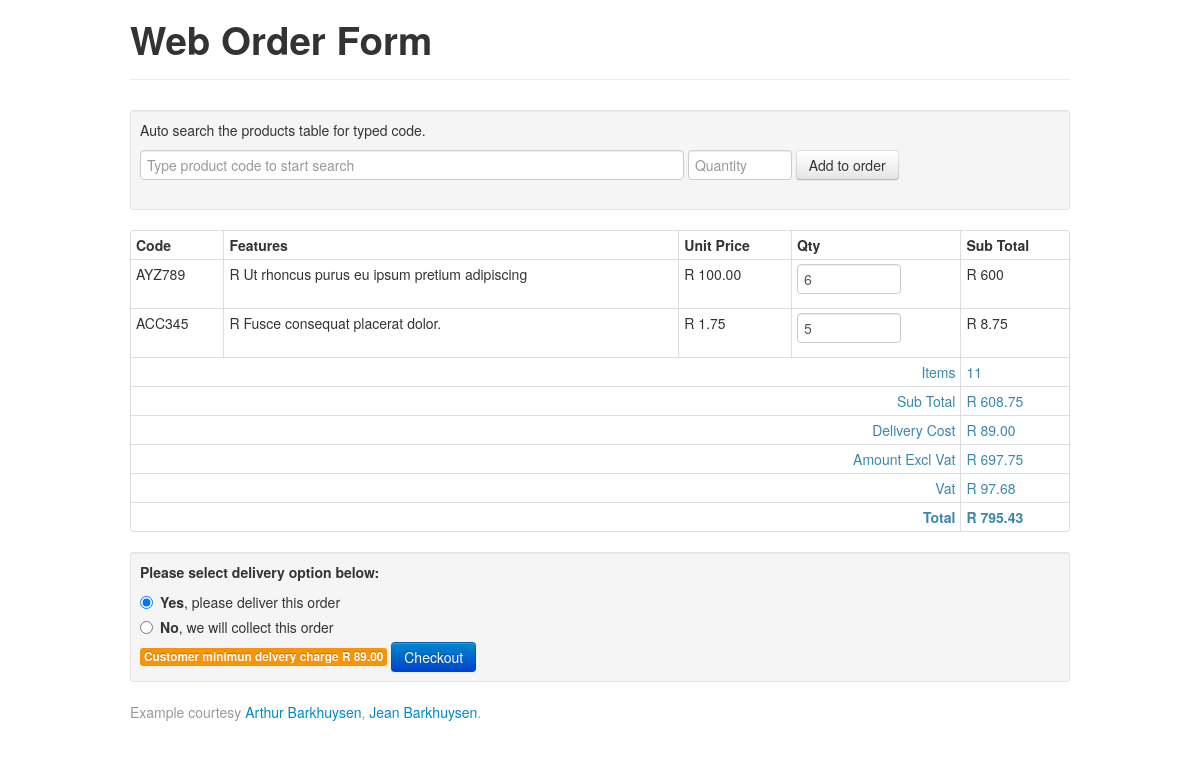
The page / on the database its author committed.
### tables this page shows
CREATE TABLE IF NOT EXISTS `order_items` (
  `id` int(11) NOT NULL AUTO_INCREMENT,
  `order_id` int(11) NOT NULL,
  `product_id` int(11) NOT NULL,
  `price` decimal(10,2) NOT NULL,
  `qty` bigint(20) NOT NULL,
  PRIMARY KEY (`id`)
);

CREATE TABLE IF NOT EXISTS `products` (
  `id` int(11) NOT NULL AUTO_INCREMENT,
  `code` varchar(6) NOT NULL,
  `features` varchar(2555) NOT NULL,
  `price` decimal(10,2) NOT NULL,
  PRIMARY KEY (`id`)
);

### lib/sql.php (called while the page is built, shortened)
<?php
class SQL_Connection {
	function getOrderItems() {
		return $this->querySql('
			SELECT *
			FROM orderdemo.order_items oi
			LEFT JOIN orderdemo.products it
			ON oi.product_id = it.id',
			'select');
	}
	function querySql($query, $type) {
		switch ($type) {
			case 'select':
				$result = mysql_query($query);
				$resultArr = array();
				while ($row = mysql_fetch_assoc($result)) {
					$resultArr[] = $row;
				}
				return $resultArr;
				break;
		}
	}
}
?>

### index.php (the view, shortened to what this page needs)
<?php
include "lib/sql.php";
?>
<!DOCTYPE html>
<html lang="en">
<head>
	<link href="css/bootstrap/css/bootstrap-responsive.css" rel="stylesheet">
	<link href="css/bootstrap/css/bootstrap.css" rel="stylesheet">
	<link href="css/app.css" rel="stylesheet">
</head>
<?php
$sqlConnector = new SQL_Connection();
$orderItems = $sqlConnector->getOrderItems();
?>
<body>
	<div class="container">
		<div class="page-header">
			<h1>Web Order Form</h1>
		</div>
		<div class="well well-small wellblack">
			<p>Auto search the products table for typed code.</p>
			<form class="form-inline" name="updateOrderItem" action="">
				<input id="codeSearch" name="code" type="text" class="input-xxlarge" placeholder="Type product code to start search" autocomplete="off">
				<input name="qty" id="qty" type="text" class="input-small" placeholder="Quantity">
				<input type="submit" class="btn" id="submitOrderItemForm" value="Add to order">
			</form>
		</div>
		<div id="div1">
			<div id="orderItemsList">
				<?php echo "<form class='item-order-form' data-orderid='".$orderItems[0]['order_id']."'>" ?>
				<table class="table table-condensed table-hover table-bordered">
					<thead>
						<tr>
							<th>Code</th>
							<th>Features</th>
							<th>Unit Price</th>
							<th>Qty</th>
							<th>Sub Total</th>
						</tr>
					</thead>
					<tbody>
						<?php
						foreach($orderItems as $orderItem) {
							echo "<tr class='code-item' data-code='".$orderItem['code']."' data-price='".$orderItem['price']."' data-id='".$orderItem['id']."' data-itemid='".$orderItem['id']."'>";
							echo "<td>".$orderItem['code']."</td>";
							echo "<td>R ".$orderItem['features']."</td>";
							echo "<td>R ".$orderItem['price']."</td>";
							echo "<td><input type='text' placeholder='0' value='".$orderItem['qty']."' class='input input-small input-amountitems'></td>";
							echo "<td class='fill-in-subtotal'>R <div class='inblock'>". ($orderItem['price'] * $orderItem['qty']) ."</div></td>";
							echo "</tr>";
						}
						?>
						<tr class="text-info">
							<td colspan="4"><span class="pull-right">Items</span></td>
							<td>
								<div class='fillin-numproducts inblock'>Loading..</div>
							</td>
						</tr>
						<tr class="text-info">
							<td colspan="4"><span class="pull-right">Sub Total</span></td>
							<td>
								<div class='inblock'>R</div>
								<div class='fillin-subtotal inblock'>Loading..</div>
							</td>
						</tr>
						<tr class="text-info">
							<td colspan="4"><span class="pull-right">Delivery Cost</span></td>
							<td>
								<div class='inblock'>R</div>
								<div class='fillin-delivery inblock'>Loading..</div>
							</td>
						</tr>
						<tr class="text-info">
							<td colspan="4"><span class="pull-right">Amount Excl Vat</span></td>
							<td>
								<div class='inblock'>R</div>
								<div class='fillin-amountexvat inblock'>Loading..</div>
							</td>
						</tr>
						<tr class="text-info">
							<td colspan="4"><span class="pull-right">Vat</span></td>
							<td>
								<div class='inblock'>R</div>
								<div class='fillin-vat inblock'>Loading..</div>
							</td>
						</tr>
						<tr class="text-info">
							<td colspan="4"><span class="pull-right"><strong>Total</strong></span></td>
							<td>
								<div class='strong inblock'>R</div>
								<div class='fillin-totalinclvat strong inblock'>Loading..</div>
							</td>
						</tr>
					</tbody>
				</table>
				<div class="well well-small wellblack">
					<p><strong>Please select delivery option below:</strong></p>
					<label class="radio">
						<input class="radio-delivery radio-yes-delivery" type="radio" name="delivery" checked>
						<strong>Yes</strong>, please deliver this order
					</label>
					<label class="radio">
						<input class="radio-delivery radio-no-delivery" type="radio" name="delivery">
						<strong>No</strong>, we will collect this order
					</label>
					<span id="minDelivery" class="label label-warning" data-min-delivery="89"> Customer minimun delvery charge R 89.00</span>
					<button type="submit" class="btn btn-primary">Checkout</button>
				</div>
			</form>
		</div>
	</div>
</div>
<div id="footer">
	<div class="container">
		<p class="muted credit">Example courtesy <a href="https://github.com/abarkhuysen">Arthur Barkhuysen</a>,
			<a href="https://github.com/jadekler">Jean Barkhuysen</a>.</p>
		</div>
	</div>
</body>
</html>

### css/app.css (style rules this page uses)
.strong { font-weight: bolder; }
.inblock { display: inline-block; }

### rows shown on the page
order_items: product.code "AYZ789", product.features "Ut rhoncus purus eu ipsum pretium adipiscing", product.price "100.00", qty "6", $orderItem['price'] * $orderItem['qty'] "600"
order_items: product.code "ACC345", product.features "Fusce consequat placerat dolor.", product.price "1.75", qty "5", $orderItem['price'] * $orderItem['qty'] "8.75"
